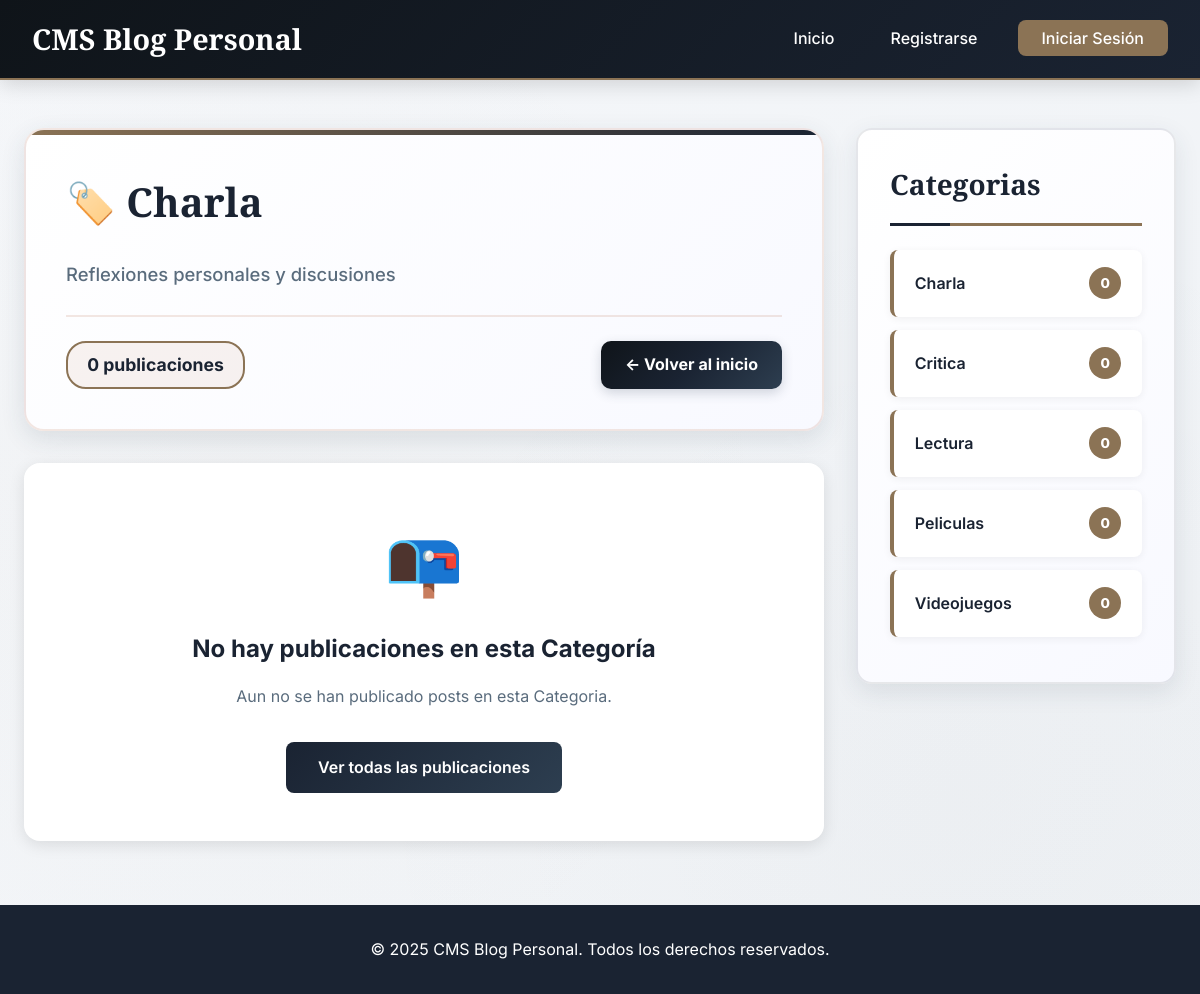
The app's page /public/category.php?id=4 with its own data.
### tables this page shows
CREATE TABLE `categories` (
  `id` int(11) NOT NULL AUTO_INCREMENT,
  `name` varchar(100) NOT NULL,
  `slug` varchar(100) NOT NULL,
  `description` text DEFAULT NULL,
  `created_at` timestamp NOT NULL DEFAULT current_timestamp(),
  `updated_at` timestamp NOT NULL DEFAULT current_timestamp() ON UPDATE current_timestamp(),
  PRIMARY KEY (`id`),
  UNIQUE KEY `name` (`name`),
  UNIQUE KEY `slug` (`slug`),
  KEY `idx_slug` (`slug`)
);

### config/config.php (called while the page is built, shortened)
<?php
spl_autoload_register(function ($class) {
    if (strpos($class, 'App\\') === 0) {
        $classPath = str_replace('App\\', '', $class);
        $classPath = str_replace('\\', '/', $classPath);
        $file = ROOT_PATH . '/app/' . $classPath . '.php';
        if (file_exists($file)) {
            return;
        }
    }
});
require_once ROOT_PATH . '/app/helpers.php';

### app/Models/Database.php (called while the page is built, shortened)
<?php
class Database {
    private static $instance = null;
    private $connection;
    private function __construct() {
        try {
            $host = DB_HOST;
            $port = defined('DB_PORT') ? DB_PORT : '3306';
            $dbname = DB_NAME;
            $username = DB_USER;
            $password = DB_PASS;
            $charset = defined('DB_CHARSET') ? DB_CHARSET : 'utf8mb4';
            $dsn = "mysql:host=$host;port=$port;dbname=$dbname;charset=$charset";
            $options = [
                PDO::ATTR_ERRMODE            => PDO::ERRMODE_EXCEPTION,
                PDO::ATTR_DEFAULT_FETCH_MODE => PDO::FETCH_ASSOC,
                PDO::ATTR_EMULATE_PREPARES   => false,
                PDO::ATTR_TIMEOUT            => 5,
            ];
            $this->connection = new PDO($dsn, $username, $password, $options);
        } catch (PDOException $e) {
            $errorMsg = "Error de conexión a la base de datos: " . $e->getMessage();
            $errorMsg .= "\n\nPor favor verifica que:";
            $errorMsg .= "\n1. El servidor MySQL/MariaDB esté activo (XAMPP, WAMP, etc.)";
            $errorMsg .= "\n2. Las credenciales en config/config.php sean correctas";
            $errorMsg .= "\n3. La base de datos 'cms_blog' exista";
            $errorMsg .= "\n4. El puerto sea el correcto (usualmente 3306)";
            die("<pre style='background:#ff4444;color:white;padding:20px;border-radius:8px;'>$errorMsg</pre>");
        }
    }
    public static function getInstance() {
        if (self::$instance === null) {
            self::$instance = new self();
        }
        return self::$instance;
    }
    public function getConnection() {
        return $this->connection;
    }
}

### app/Models/Category.php (called while the page is built, shortened)
<?php
class Category {
    private $db;
    public function __construct() {
        $this->db = Database::getInstance()->getConnection();
    }
    public function getCategoriesWithPostCount() {
        $sql = "SELECT c.*, COUNT(p.id) as post_count
                FROM categories c
                LEFT JOIN posts p ON c.id = p.category_id AND p.published = 1
                GROUP BY c.id
                ORDER BY c.name ASC";
        $stmt = $this->db->query($sql);
        return $stmt->fetchAll();
    }
    public function getCategoryById($id) {
        $sql = "SELECT * FROM categories WHERE id = :id";
        $stmt = $this->db->prepare($sql);
        $stmt->bindValue(':id', $id, PDO::PARAM_INT);
        $stmt->execute();
        return $stmt->fetch();
    }
}

### app/helpers.php (called while the page is built, shortened)
<?php
function getCategoryEmoji($category) {
    $emojiMap = [
        'tecnología' => '💻',
        'tecnologia' => '💻',
        'tech' => '💻',
        'programación' => '👨‍💻',
        'programacion' => '👨‍💻',
        'code' => '👨‍💻',
        'diseño' => '🎨',
        'diseno' => '🎨',
        'design' => '🎨',
        'viajes' => '✈️',
        'travel' => '✈️',
        'comida' => '🍽️',
        'food' => '🍽️',
        'deportes' => '⚽',
        'sports' => '⚽',
        'música' => '🎵',
        'musica' => '🎵',
        'music' => '🎵',
        'cine' => '🎬',
        'movies' => '🎬',
        'libros' => '📚',
        'books' => '📚',
        'ciencia' => '🔬',
        'science' => '🔬',
        'salud' => '🏥',
        'health' => '🏥',
        'negocios' => '💼',
        'business' => '💼',
        'finanzas' => '💰',
        'finance' => '💰',
        'educación' => '🎓',
        'educacion' => '🎓',
        'education' => '🎓',
        'moda' => '👗',
        'fashion' => '👗',
        'gaming' => '🎮',
        'juegos' => '🎮',
        'fotografía' => '📷',
        'fotografia' => '📷',
        'photography' => '📷',
        'noticias' => '📰',
        'news' => '📰',
        'política' => '🏛️',
        'politica' => '🏛️',
        'politics' => '🏛️',
        'naturaleza' => '🌿',
        'nature' => '🌿',
        'arte' => '🖼️',
        'art' => '🖼️',
        'historia' => '📜',
        'history' => '📜',
        'cocina' => '👨‍🍳',
        'cooking' => '👨‍🍳',
        'automoción' => '🚗',
        'automocion' => '🚗',
        'cars' => '🚗',
        'hogar' => '🏠',
        'home' => '🏠',
        'animales' => '🐾',
        'animals' => '🐾',
        'pets' => '🐾'
    ];
    $categoryName = strtolower(trim($category['name'] ?? ''));
    $emojis = ['📁', '🗂️', '📋', '📌', '🏷️', '📂', '📎', '🔖', '📝', '📄'];
    $id = $category['id'] ?? 0;
    return $emojis[$id % count($emojis)];
}
function getCategoryHeaderEmoji($category) {
    return getCategoryEmoji($category);
}

### app/Models/Post.php (called while the page is built, shortened)
<?php
class Post {
    private $db;
    public function __construct() {
        $this->db = Database::getInstance()->getConnection();
    }
    public function getPostsByCategory($categoryId) {
        $sql = "SELECT p.*, c.name as category_name, c.slug as category_slug,
                       u.username as author_name, u.avatar as author_avatar
                FROM posts p
                LEFT JOIN categories c ON p.category_id = c.id
                LEFT JOIN users u ON p.author_id = u.id
                WHERE p.category_id = :category_id AND p.published = 1
                ORDER BY p.created_at DESC";
        $stmt = $this->db->prepare($sql);
        $stmt->bindValue(':category_id', $categoryId, PDO::PARAM_INT);
        $stmt->execute();
        return $stmt->fetchAll();
    }
}

### public/category.php (the view, shortened to what this page needs)
<?php
require_once '../config/config.php';
$categoryId = intval($_GET['id']);
$postModel = new Post();
$categoryModel = new Category();
$currentCategory = $categoryModel->getCategoryById($categoryId);
$posts = $postModel->getPostsByCategory($categoryId);
$categories = $categoryModel->getCategoriesWithPostCount();
include VIEWS_PATH . '/header.php';
?>
<main class="main-container">
    <div class="content-wrapper">
        <section class="posts-section">
            <div class="category-header">
                <h1 class="category-title">
                    <?= getCategoryHeaderEmoji($currentCategory) ?> <?= htmlspecialchars($currentCategory['name']) ?>
                </h1>
                <?php if (!empty($currentCategory['description'])): ?>
                    <p class="category-description"><?= htmlspecialchars($currentCategory['description']) ?></p>
                <?php endif; ?>
                <div class="category-stats">
                    <span class="posts-count"><?= count($posts) ?> publicaciones</span>
                    <a href="<?= BASE_URL ?>/index.php" class="btn-back-small">← Volver al inicio</a>
                </div>
            </div>
            <?php if (empty($posts)): ?>
                <div class="no-posts">
                    <div class="no-posts-icon">📭</div>
                    <h2>No hay publicaciones en esta Categoría</h2>
                    <p>Aun no se han publicado posts en esta Categoria.</p>
                    <a href="<?= BASE_URL ?>/index.php" class="btn-primary">Ver todas las publicaciones</a>
                </div>
            <?php endif; ?>
        </section>
        <?php include VIEWS_PATH . '/sidebar.php'; ?>
    </div>
</main>
<?php include VIEWS_PATH . '/footer.php'; ?>

### app/Views/sidebar.php
<aside class="sidebar">
    <div class="sidebar-widget">
        <h3 class="widget-title">Categorias</h3>
        <ul class="category-list">
            <?php if (!empty($categories)): ?>
                <?php foreach ($categories as $category): ?>
                    <li class="category-item">
                        <a href="<?= BASE_URL ?>/category.php?id=<?= htmlspecialchars($category['id']) ?>" class="category-link">
                            <span class="category-name"><?= htmlspecialchars($category['name']) ?></span>
                            <span class="post-count"><?= $category['post_count'] ?></span>
                        </a>
                    </li>
                <?php endforeach; ?>
            <?php else: ?>
                <li class="no-categories">No hay Categorias disponibles</li>
            <?php endif; ?>
        </ul>
    </div>
</aside>

### public/css/style-clean.css (style rules this page uses)
* { margin: 0; padding: 0; box-sizing: border-box; }
:root { --primary-color: #2c3e50; --primary-dark: #1a252f; --primary-light: #34495e; --accent-color: #c0876f; --text-primary: #2c3e50; --text-secondary: #7f8c8d; --text-light: #95a5a6; --bg-main: #f5f6f7; --font-primary: 'Inter', -apple-system, BlinkMacSystemFont, 'Segoe UI', sans-serif; --font-heading: 'Playfair Display', Georgia, serif; }
body { font-family: var(--font-primary); background: radial-gradient(circle at 20% 50%, rgba(139, 115, 85, 0.03) 0%, transparent 50%), radial-gradient(circle at 80% 80%, rgba(26, 35, 50, 0.02) 0%, transparent 50%), linear-gradient(135deg, #f5f7fa 0%, #eff2f5 100%); background-attachment: fixed; color: var(--text-primary); line-height: 1.6; min-height: 100vh; }
.main-container { max-width: 1200px; margin: 3rem auto; padding: 0 1.5rem; }
.content-wrapper { display: grid !important; grid-template-columns: 1fr 320px !important; gap: 2rem !important; align-items: start; }
.category-header { background: linear-gradient(135deg, #ffffff 0%, #f8f9ff 100%); padding: 2.5rem; border-radius: 20px; margin-bottom: 2rem; box-shadow: 0 8px 24px rgba(44, 62, 80, 0.12); border: 2px solid rgba(192, 135, 111, 0.2); position: relative; overflow: hidden; }
.category-header::before { content: ''; position: absolute; top: 0; left: 0; width: 100%; height: 5px; background: linear-gradient(90deg, var(--accent-color), var(--primary-color)); }
.category-title { font-family: var(--font-heading); font-size: 2.5rem; font-weight: 900; color: var(--primary-color); margin-bottom: 1rem; display: flex; align-items: center; gap: 1rem; }
.category-title { display: flex; align-items: center; gap: 1rem; }
.category-description { color: var(--text-secondary); margin: 1.5rem 0; font-size: 1.15rem; line-height: 1.8; font-weight: 500; }
.category-stats { display: flex; justify-content: space-between; align-items: center; margin-top: 1.5rem; padding-top: 1.5rem; border-top: 2px solid rgba(192, 135, 111, 0.2); }
.posts-count { color: var(--primary-color); font-weight: 700; font-size: 1.1rem; padding: 0.5rem 1.2rem; background: rgba(192, 135, 111, 0.1); border-radius: 20px; border: 2px solid var(--accent-color); }
.btn-back-small { padding: 0.7rem 1.5rem; background: linear-gradient(135deg, var(--primary-color) 0%, var(--primary-dark) 100%); color: white; text-decoration: none; border-radius: 10px; font-weight: 700; transition: all 0.3s ease; box-shadow: 0 4px 12px rgba(44, 62, 80, 0.2); display: inline-flex; align-items: center; gap: 0.5rem; }
.no-posts { background: white; padding: 3rem; text-align: center; border-radius: 16px; box-shadow: 0 4px 16px rgba(0,0,0,0.1); }
.no-posts-icon { font-size: 4rem; margin-bottom: 1rem; }
.no-posts h2 { color: var(--primary-color); margin-bottom: 1rem; }
.no-posts p { color: var(--text-secondary); margin-bottom: 2rem; }
.btn-primary { display: inline-block; padding: 0.8rem 2rem; background: var(--primary-color); color: white; text-decoration: none; border-radius: 8px; font-weight: 600; transition: all 0.3s ease; }
.sidebar { position: sticky; top: 100px; height: fit-content; }
.sidebar-widget { background: linear-gradient(135deg, #ffffff 0%, #f8f9ff 100%); border-radius: 16px; padding: 2rem; box-shadow: 0 8px 24px rgba(44, 62, 80, 0.1); border: 2px solid rgba(44, 62, 80, 0.1); transition: all 0.3s ease; }
.widget-title { font-family: var(--font-heading); font-size: 1.75rem; font-weight: 900; color: var(--primary-color); margin-bottom: 1.5rem; padding-bottom: 1rem; border-bottom: 3px solid var(--accent-color); position: relative; }
.widget-title::after { content: ''; position: absolute; bottom: -3px; left: 0; width: 60px; height: 3px; background: var(--primary-dark); }
.category-list { list-style: none; }
.category-item { margin-bottom: 0.8rem; }
.category-link { display: flex; justify-content: space-between; align-items: center; padding: 1.1rem 1.3rem; background: white; border-radius: 8px; text-decoration: none; color: var(--text-primary); font-weight: 600; transition: all 0.3s ease; border-left: 4px solid var(--accent-color); box-shadow: 0 2px 8px rgba(0,0,0,0.06); }
.post-count { background: var(--accent-color); color: white; font-size: 0.85rem; font-weight: 800; padding: 0.3rem 0.7rem; border-radius: 50%; min-width: 32px; height: 32px; display: flex; align-items: center; justify-content: center; transition: all 0.3s ease; }

### records on screen
categories: id "🏷️", name "Charla", description "Reflexiones personales y discusiones", post_count "0"
categories: name "Critica", post_count "0"
categories: name "Lectura", post_count "0"
categories: name "Peliculas", post_count "0"
categories: name "Videojuegos", post_count "0"

### other values on screen
count($posts) "0"
SITE_NAME "CMS Blog Personal"
